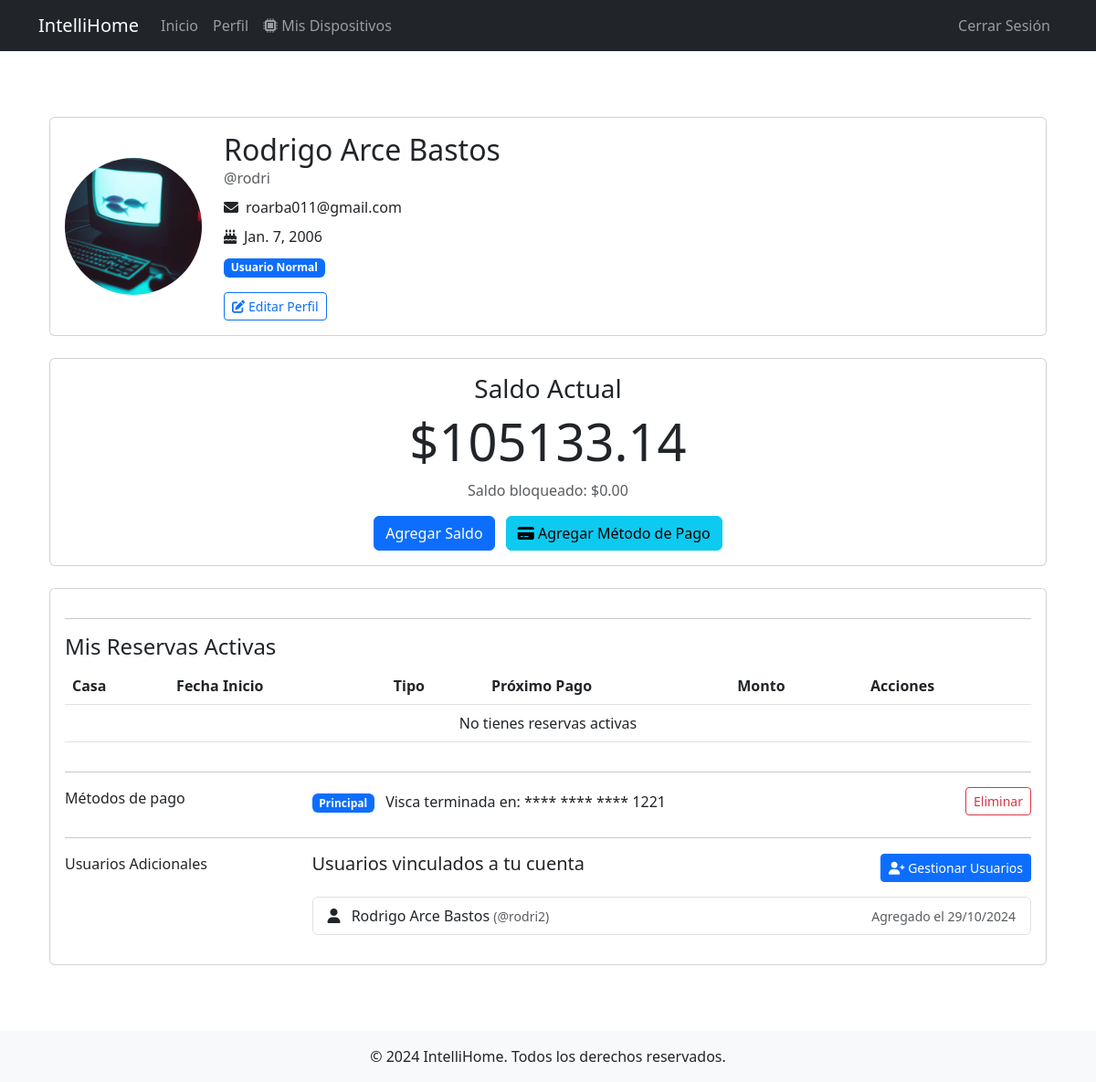
The page /profile/ (signed in) on the database as committed earlier.
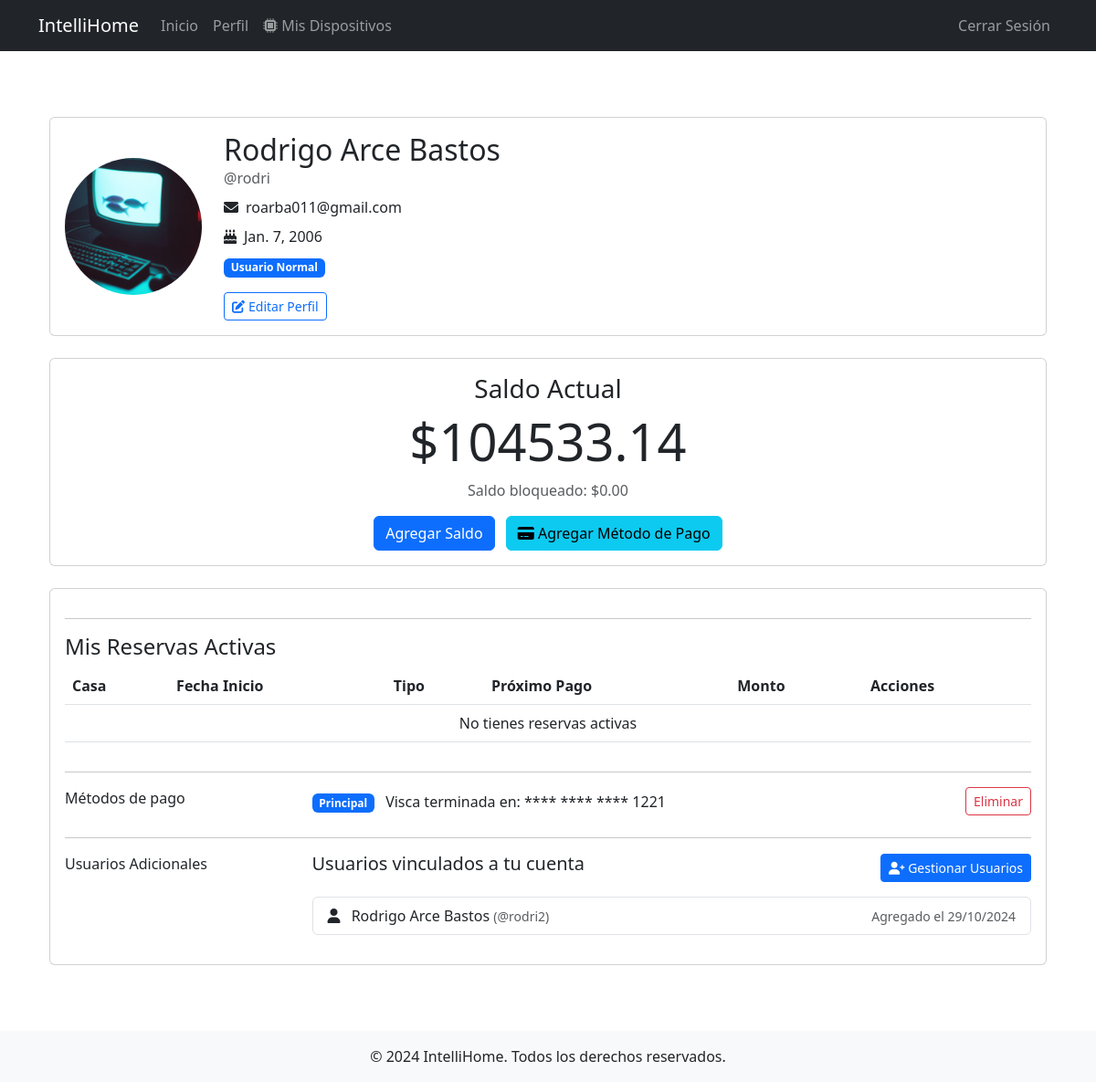
The same page on the database as committed later.
### accounts/models.py (models this page shows, shortened)
class PerfilUsuario(models.Model):
    user = models.OneToOneField(User, on_delete=models.CASCADE)
    fecha_nacimiento = models.DateField()
    foto_perfil = models.ImageField(upload_to='perfiles/', null=True, blank=True)
    incluir_pago = models.BooleanField(default=False)
    estilos_casa = models.ManyToManyField(EstiloCasa)
    tipos_transporte = models.ManyToManyField(TipoTransporte)
    email_verificado = models.BooleanField(default=False)
    codigo_verificacion = models.CharField(max_length=6, null=True, blank=True)
    codigo_enviado_en = models.DateTimeField(auto_now_add=True)
    intentos_verificacion = models.IntegerField(default=0)
    ultimo_codigo_enviado = models.DateTimeField(null=True, blank=True)
    esta_habilitado = models.BooleanField(default=True)
    razon_deshabilitado = models.TextField(blank=True, null=True)
    fecha_deshabilitado = models.DateTimeField(null=True, blank=True)
    saldo = models.DecimalField(max_digits=10, decimal_places=2, default=0)
    ultima_actualizacion_saldo = models.DateTimeField(default=timezone.now)
    saldo_bloqueado = models.DecimalField(max_digits=10, decimal_places=2, default=0)  # Para reservas pendientes
    nombre_tarjetahabiente = models.CharField(max_length=100, blank=True, null=True)
    numero_tarjeta = models.CharField(max_length=16, blank=True, null=True)
    fecha_validez = models.DateField(blank=True, null=True)
    numero_verificador = models.CharField(max_length=4, blank=True, null=True)
    marca_tarjeta = models.CharField(max_length=20, blank=True, null=True)
    def get_user_status(self):
        if self.user.is_superuser:
            return 'Administrador Principal'
        return 'Usuario Normal'

### accounts/views.py (the view)
# urls.py: path('profile/', views.profile, name='profile'),
@login_required
def profile(request):
    perfil = request.user.perfilusuario
    usuarios_adicionales = UsuarioAdicional.objects.filter(usuario_principal=request.user)
    reservas_activas = Reserva.objects.filter(
        usuario=request.user,
        estado__in=['PAGADA', 'CONFIRMADA', 'TEMPORAL']
    ).select_related('casa__estilo')
    reservas_vigentes = []
    for reserva in reservas_activas:
        if not reserva.esta_expirada():
            reserva.tiempo_restante = reserva.tiempo_restante_pago()
            reservas_vigentes.append(reserva)
    context = {
        'perfil': perfil,
        'reservas_activas': reservas_vigentes,
        'usuarios_adicionales': usuarios_adicionales,
    }
    return render(request, 'accounts/user_profile.html', context)

### properties/models.py (called while the page is built)
    def esta_expirada(self):
        if self.estado not in ['PAGADA', 'CONFIRMADA']:
            return False
        minutos_limite = 5  # 5 minutos representan un mes en tiempo simulado
        ultima_fecha = self.fecha_ultimo_pago if self.fecha_ultimo_pago else self.fecha_reserva
        tiempo_transcurrido = timezone.now() - ultima_fecha
        if tiempo_transcurrido.total_seconds() / 60 > minutos_limite:
            self.estado = 'NO_PAGADO'
            self.casa.disponible = True
            self.casa.save()
            return True
        return False

### accounts/templates/accounts/user_profile.html (shortened to what the changed rows need)
{% extends 'base.html' %}
{% block content %}
<div class="container py-5">
    <div class="row">
        <div class="col-md-12 mb-4">
            <div class="card">
                <div class="card-body">
                    <div class="d-none d-md-flex align-items-center">
                        <div class="me-4">
                            {% if perfil.foto_perfil %}
                                <img src="{{ perfil.foto_perfil.url }}" alt="Foto de perfil"
                                     class="rounded-circle"
                                     style="width: 150px; height: 150px; object-fit: cover;">
                            {% else %}
                                <img src="https://via.placeholder.com/150" alt="Foto de perfil por defecto"
                                     class="rounded-circle"
                                     style="width: 150px; height: 150px; object-fit: cover;">
                            {% endif %}
                        </div>
                        <div>
                            <h2 class="mb-0">{{ request.user.get_full_name }}</h2>
                            <p class="text-muted mb-2">@{{ request.user.username }}</p>
                            <p class="mb-2"><i class="fas fa-envelope me-2"></i>{{ request.user.email }}</p>
                            <p class="mb-2"><i class="fas fa-birthday-cake me-2"></i>{{ perfil.fecha_nacimiento }}</p>
                            <p class="mb-0">
                                <span class="badge bg-primary">{{ perfil.get_user_status }}</span>
                            </p>
                            <a href="{% url 'accounts:edit_profile' %}" class="btn btn-outline-primary btn-sm mt-3">
                                <i class="fas fa-edit me-1"></i>Editar Perfil
                            </a>
                        </div>
                    </div>
                </div>
            </div>
        </div>
    </div>
    <div class="row">
        <div class="col-md-12 mb-4">
            <div class="card">
                <div class="card-body text-center">
                    <h3>Saldo Actual</h3>
                    <h1 class="display-4">${{ perfil.saldo|floatformat:2 }}</h1>
                    <p class="text-muted">Saldo bloqueado: ${{ perfil.saldo_bloqueado|floatformat:2 }}</p>
                    <button type="button" class="btn btn-primary" data-bs-toggle="modal" data-bs-target="#agregarSaldoModal">
                        Agregar Saldo
                    </button>
                    <button type="button" class="btn btn-info ms-2" data-bs-toggle="modal" data-bs-target="#agregarMetodoPagoModal">
                        <i class="fas fa-credit-card"></i> Agregar Método de Pago
                    </button>
                </div>
            </div>
        </div>
        <div class="col-md-12">
            <div class="card">
                <div class="card-body">
                    <div class="table-responsive">
                        <table class="table">
                            <thead>
                                <tr>
                                    <th>Casa</th>
                                    <th>Fecha Inicio</th>
                                    <th>Tipo</th>
                                    <th>Próximo Pago</th>
                                    <th>Monto</th>
                                    <th>Acciones</th>
                                </tr>
                            </thead>
                        </table>
                    </div>
                </div>
            </div>
        </div>
    </div>
</div>
{% endblock %}

Rows that differ between the two databases and show on the page:
changed PerfilUsuario "Usuario Normal": saldo "105133.14" → "104533.14"
